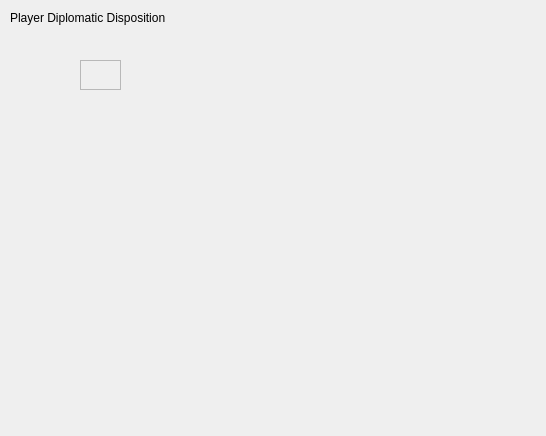
<?xml version="1.0" encoding="UTF-8"?>
<ui version="4.0">
 <class>diplomacy</class>
 <widget class="QDialog" name="diplomacy">
  <property name="geometry">
   <rect>
    <x>0</x>
    <y>0</y>
    <width>546</width>
    <height>436</height>
   </rect>
  </property>
  <property name="windowTitle">
   <string>Diplomacy Settings</string>
  </property>
  <widget class="QPlainTextEdit" name="textBoxPlaceholder">
   <property name="enabled">
    <bool>false</bool>
   </property>
   <property name="geometry">
    <rect>
     <x>80</x>
     <y>60</y>
     <width>41</width>
     <height>30</height>
    </rect>
   </property>
   <property name="frameShape">
    <enum>QFrame::StyledPanel</enum>
   </property>
   <property name="verticalScrollBarPolicy">
    <enum>Qt::ScrollBarAsNeeded</enum>
   </property>
  </widget>
  <widget class="QLabel" name="player_a_mockup">
   <property name="enabled">
    <bool>false</bool>
   </property>
   <property name="geometry">
    <rect>
     <x>30</x>
     <y>65</y>
     <width>47</width>
     <height>13</height>
    </rect>
   </property>
   <property name="text">
    <string/>
   </property>
  </widget>
  <widget class="QLabel" name="player_b_mockup">
   <property name="enabled">
    <bool>false</bool>
   </property>
   <property name="geometry">
    <rect>
     <x>80</x>
     <y>40</y>
     <width>47</width>
     <height>13</height>
    </rect>
   </property>
   <property name="text">
    <string/>
   </property>
   <property name="scaledContents">
    <bool>false</bool>
   </property>
  </widget>
  <widget class="QLabel" name="label">
   <property name="geometry">
    <rect>
     <x>10</x>
     <y>10</y>
     <width>191</width>
     <height>16</height>
    </rect>
   </property>
   <property name="text">
    <string>Player Diplomatic Disposition</string>
   </property>
  </widget>
 </widget>
 <layoutdefault spacing="6" margin="11"/>
 <resources/>
 <connections/>
</ui>
